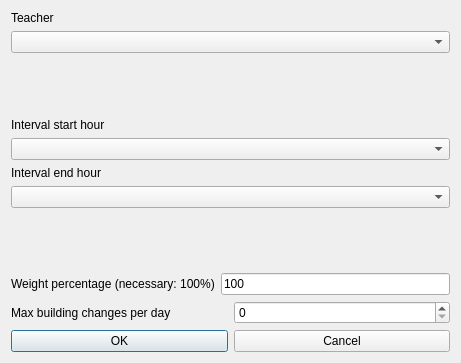
<?xml version="1.0" encoding="UTF-8"?>
<ui version="4.0">
 <class>ModifyConstraintTeacherMaxBuildingChangesPerRealDayInIntervalForm_template</class>
 <widget class="QDialog" name="ModifyConstraintTeacherMaxBuildingChangesPerRealDayInIntervalForm_template">
  <property name="geometry">
   <rect>
    <x>0</x>
    <y>0</y>
    <width>461</width>
    <height>363</height>
   </rect>
  </property>
  <property name="windowTitle">
   <string extracomment="This is the title of the dialog to modify a constraint of this type">Modify teacher max building changes per real day in interval</string>
  </property>
  <layout class="QGridLayout" name="gridLayout">
   <item row="7" column="0">
    <layout class="QHBoxLayout">
     <item>
      <widget class="QPushButton" name="okPushButton">
       <property name="text">
        <string>OK</string>
       </property>
      </widget>
     </item>
     <item>
      <widget class="QPushButton" name="cancelPushButton">
       <property name="text">
        <string>Cancel</string>
       </property>
      </widget>
     </item>
    </layout>
   </item>
   <item row="1" column="0">
    <spacer name="spacer2">
     <property name="orientation">
      <enum>Qt::Vertical</enum>
     </property>
     <property name="sizeType">
      <enum>QSizePolicy::Expanding</enum>
     </property>
     <property name="sizeHint" stdset="0">
      <size>
       <width>20</width>
       <height>41</height>
      </size>
     </property>
    </spacer>
   </item>
   <item row="3" column="0">
    <layout class="QVBoxLayout" name="verticalLayout_2">
     <item>
      <widget class="QLabel" name="endTextLabel">
       <property name="frameShape">
        <enum>QFrame::NoFrame</enum>
       </property>
       <property name="frameShadow">
        <enum>QFrame::Plain</enum>
       </property>
       <property name="text">
        <string>Interval end hour</string>
       </property>
       <property name="wordWrap">
        <bool>false</bool>
       </property>
      </widget>
     </item>
     <item>
      <widget class="QComboBox" name="endHourComboBox">
       <property name="editable">
        <bool>false</bool>
       </property>
       <property name="insertPolicy">
        <enum>QComboBox::NoInsert</enum>
       </property>
       <property name="duplicatesEnabled">
        <bool>false</bool>
       </property>
      </widget>
     </item>
    </layout>
   </item>
   <item row="4" column="0">
    <spacer name="verticalSpacer">
     <property name="orientation">
      <enum>Qt::Vertical</enum>
     </property>
     <property name="sizeHint" stdset="0">
      <size>
       <width>278</width>
       <height>6</height>
      </size>
     </property>
    </spacer>
   </item>
   <item row="2" column="0">
    <layout class="QVBoxLayout" name="verticalLayout">
     <item>
      <widget class="QLabel" name="startTextLabel">
       <property name="frameShape">
        <enum>QFrame::NoFrame</enum>
       </property>
       <property name="frameShadow">
        <enum>QFrame::Plain</enum>
       </property>
       <property name="text">
        <string>Interval start hour</string>
       </property>
       <property name="wordWrap">
        <bool>false</bool>
       </property>
      </widget>
     </item>
     <item>
      <widget class="QComboBox" name="startHourComboBox">
       <property name="editable">
        <bool>false</bool>
       </property>
       <property name="insertPolicy">
        <enum>QComboBox::NoInsert</enum>
       </property>
       <property name="duplicatesEnabled">
        <bool>false</bool>
       </property>
      </widget>
     </item>
    </layout>
   </item>
   <item row="5" column="0">
    <layout class="QHBoxLayout">
     <item>
      <widget class="QLabel" name="weightTextLabel">
       <property name="frameShape">
        <enum>QFrame::NoFrame</enum>
       </property>
       <property name="frameShadow">
        <enum>QFrame::Plain</enum>
       </property>
       <property name="text">
        <string>Weight percentage (necessary: 100%)</string>
       </property>
       <property name="wordWrap">
        <bool>false</bool>
       </property>
      </widget>
     </item>
     <item>
      <widget class="QLineEdit" name="weightLineEdit">
       <property name="text">
        <string notr="true">100</string>
       </property>
      </widget>
     </item>
    </layout>
   </item>
   <item row="6" column="0">
    <layout class="QHBoxLayout">
     <item>
      <widget class="QLabel" name="textLabel">
       <property name="text">
        <string>Max building changes per day</string>
       </property>
       <property name="wordWrap">
        <bool>false</bool>
       </property>
      </widget>
     </item>
     <item>
      <widget class="QSpinBox" name="maxChangesSpinBox"/>
     </item>
    </layout>
   </item>
   <item row="0" column="0">
    <layout class="QVBoxLayout" name="verticalLayout_3">
     <item>
      <widget class="QLabel" name="teacherTextLabel">
       <property name="frameShape">
        <enum>QFrame::NoFrame</enum>
       </property>
       <property name="frameShadow">
        <enum>QFrame::Plain</enum>
       </property>
       <property name="text">
        <string>Teacher</string>
       </property>
       <property name="wordWrap">
        <bool>false</bool>
       </property>
      </widget>
     </item>
     <item>
      <widget class="QComboBox" name="teachersComboBox">
       <property name="editable">
        <bool>false</bool>
       </property>
       <property name="insertPolicy">
        <enum>QComboBox::NoInsert</enum>
       </property>
       <property name="duplicatesEnabled">
        <bool>false</bool>
       </property>
      </widget>
     </item>
    </layout>
   </item>
  </layout>
 </widget>
 <layoutdefault spacing="6" margin="11"/>
 <resources/>
 <connections/>
</ui>
